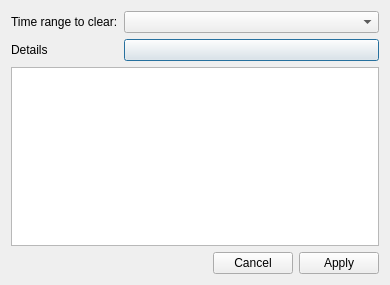
<?xml version="1.0" encoding="UTF-8"?>
<ui version="4.0">
 <class>ClearHistoryDialog</class>
 <widget class="QDialog" name="ClearHistoryDialog">
  <property name="geometry">
   <rect>
    <x>0</x>
    <y>0</y>
    <width>390</width>
    <height>285</height>
   </rect>
  </property>
  <property name="sizePolicy">
   <sizepolicy hsizetype="Preferred" vsizetype="Preferred">
    <horstretch>0</horstretch>
    <verstretch>0</verstretch>
   </sizepolicy>
  </property>
  <property name="windowTitle">
   <string>Clear Recent History</string>
  </property>
  <layout class="QVBoxLayout" name="verticalLayout_2">
   <item>
    <layout class="QFormLayout" name="formLayout">
     <item row="0" column="0">
      <widget class="QLabel" name="labelHistoryRange">
       <property name="text">
        <string>Time range to clear:</string>
       </property>
      </widget>
     </item>
     <item row="0" column="1">
      <widget class="QComboBox" name="comboBoxTimeRange"/>
     </item>
     <item row="1" column="0">
      <widget class="QLabel" name="labelDetails">
       <property name="text">
        <string>Details</string>
       </property>
      </widget>
     </item>
     <item row="1" column="1">
      <widget class="QPushButton" name="pushButtonDetails">
       <property name="text">
        <string/>
       </property>
      </widget>
     </item>
    </layout>
   </item>
   <item>
    <widget class="QListWidget" name="listWidgetDetails"/>
   </item>
   <item>
    <widget class="QDialogButtonBox" name="buttonBox">
     <property name="orientation">
      <enum>Qt::Horizontal</enum>
     </property>
     <property name="standardButtons">
      <set>QDialogButtonBox::Apply|QDialogButtonBox::Cancel</set>
     </property>
    </widget>
   </item>
  </layout>
 </widget>
 <resources/>
 <connections>
  <connection>
   <sender>buttonBox</sender>
   <signal>accepted()</signal>
   <receiver>ClearHistoryDialog</receiver>
   <slot>accept()</slot>
   <hints>
    <hint type="sourcelabel">
     <x>248</x>
     <y>254</y>
    </hint>
    <hint type="destinationlabel">
     <x>157</x>
     <y>274</y>
    </hint>
   </hints>
  </connection>
  <connection>
   <sender>buttonBox</sender>
   <signal>rejected()</signal>
   <receiver>ClearHistoryDialog</receiver>
   <slot>reject()</slot>
   <hints>
    <hint type="sourcelabel">
     <x>316</x>
     <y>260</y>
    </hint>
    <hint type="destinationlabel">
     <x>286</x>
     <y>274</y>
    </hint>
   </hints>
  </connection>
 </connections>
</ui>
